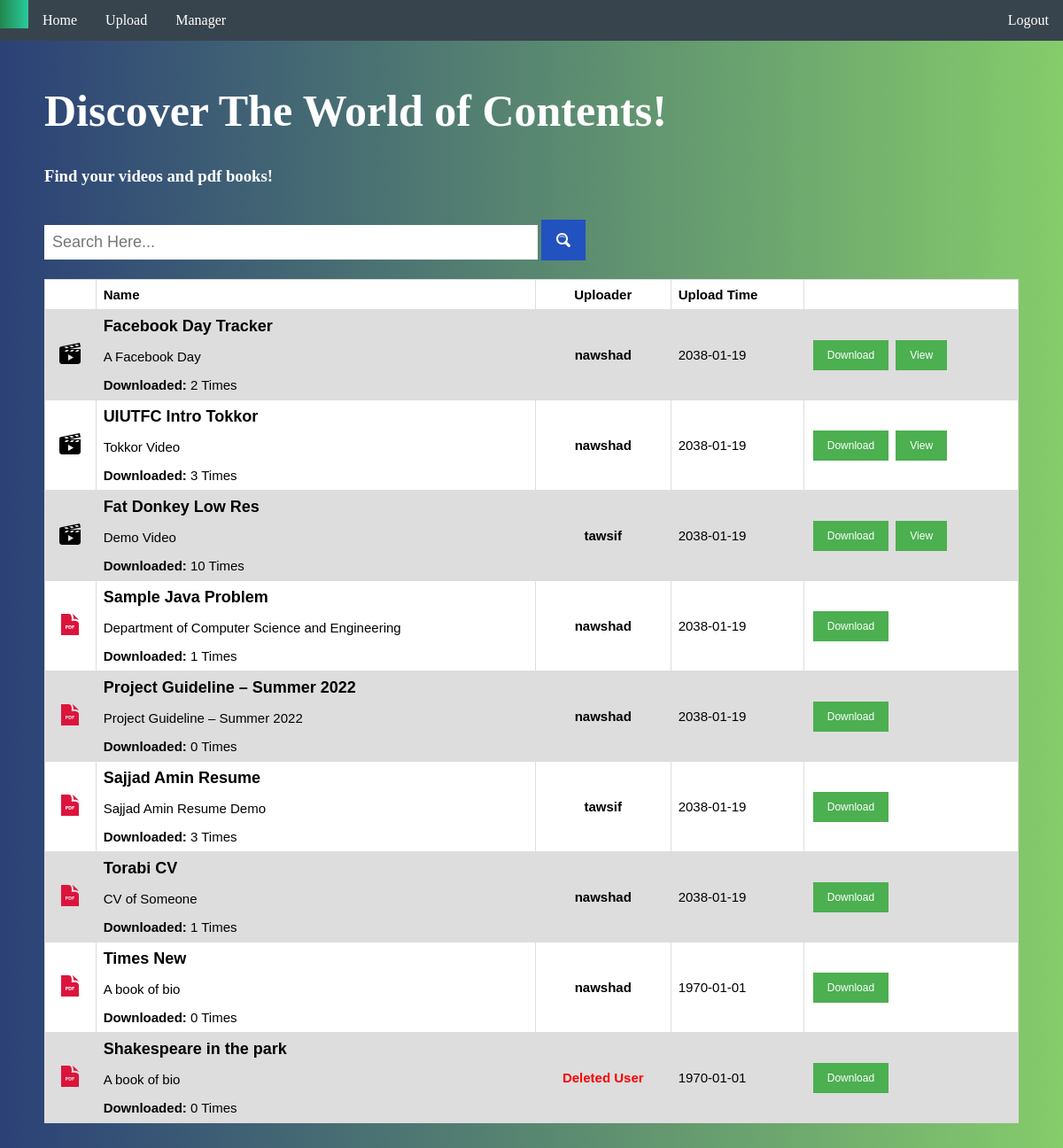
The app's page /discover.php (signed in), older data.
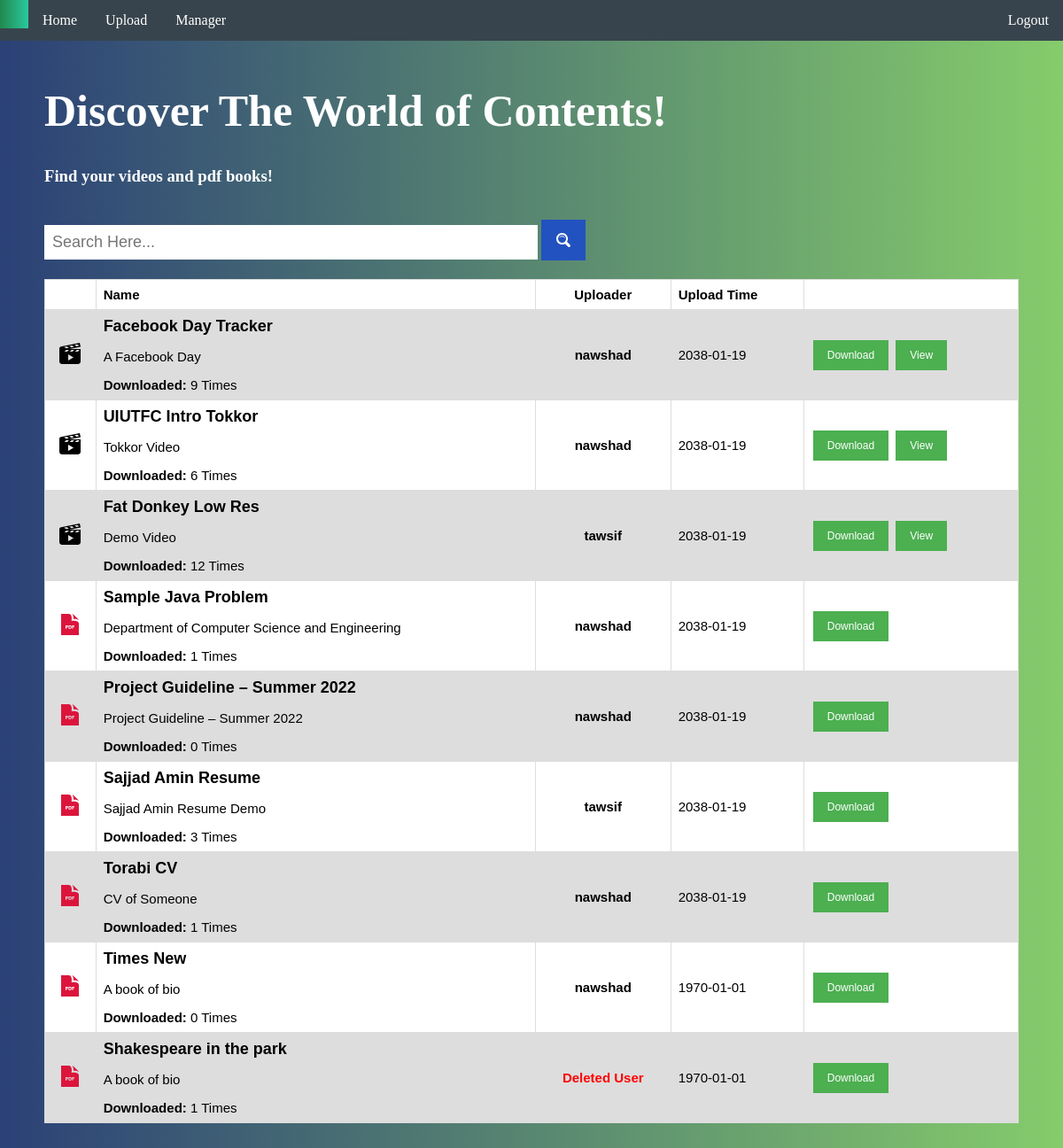
The same page, newer data.
### tables this page shows
CREATE TABLE `contents` (
  `id` int(255) NOT NULL AUTO_INCREMENT,
  `name` varchar(1000) NOT NULL,
  `description` varchar(1000) NOT NULL,
  `uploaderID` int(255) NOT NULL,
  `filename` varchar(1000) NOT NULL,
  `filetype` varchar(20) NOT NULL,
  `time` int(255) NOT NULL,
  `counter` int(255) NOT NULL,
  PRIMARY KEY (`id`)
);

CREATE TABLE `users` (
  `id` int(10) unsigned NOT NULL AUTO_INCREMENT,
  `email` varchar(30) NOT NULL,
  `password` varchar(20) NOT NULL,
  `username` varchar(30) NOT NULL,
  `client_uni_name` varchar(30) NOT NULL,
  `current_point` int(11) DEFAULT 25,
  `client_sub_status` tinyint(1) NOT NULL DEFAULT 0,
  `adminprivilege` varchar(255) NOT NULL,
  PRIMARY KEY (`id`),
  UNIQUE KEY `client_username` (`username`),
  UNIQUE KEY `client_username_2` (`username`)
);

### discover.php (the view, shortened to what this page needs)
<?php
	include("controller/connect_db.php");
?>
<!DOCTYPE html>
<html>
    <head>
		<link rel="stylesheet" type="text/css" href="css/Clientstyle.css"/>
		<link rel="stylesheet" type="text/css" href="css/aurna-lightbox.css"/>
    </head>
    <body>
		<ul>
			<li style='background: linear-gradient(to left,#2aca9d, #21884e);'>
				<a href="javascript:void(0);">
				</a>
			</li>
			<li><a href="index.php">Home</a></li>
			<li class="dropdown">
				<a href="javascript:void(0)" class="dropbtn">Upload</a>
			</li>
			<li class="dropdown">
			<a href="javascript:void(0)" class="dropbtn">Manager</a>
			</li>
			<li style="float:right"><a class="active" href="logout.php">Logout</a></li>
		</ul>
		<div class="maincont">
			<h1 style="font-size: 50px;">Discover The World of Contents!</h1>
			<h3>Find your videos and pdf books!</h3>
			<input type="text" id="queryInput" onkeypress="return fireentersearch(event)" placeholder="Search Here..."/>
			<button onclick="searchAjax()" id="queryGo"></button>
			<table id="dataTable">
			  <tr>
				<th></th>
				<th>Name</th>
				<th style="font-weight:bold; text-align:center;">Uploader</th>
				<th>Upload Time</th>
				<th></th>
			  </tr>
			  <?php
				mysqli_set_charset($con, "utf8");
				$sql        = "SELECT * FROM `contents` order by id desc limit 50";
				$result		= mysqli_query($con, $sql);
				if(!$result){
					echo mysqli_error($con);
				}
				else{
					while($rows=mysqli_fetch_array($result)){
				?>
					<tr>
						<td style="font-weight:bold; text-align:center;color:red;">
						</td>
						<td>
							<span style="font-size:18px; font-weight: bold;"><?php echo $rows['name']?></span></br>
							<p><?php echo $rows['description']?></p>
							<b>Downloaded:</b> <?php echo $rows['counter']?> Times
						</td>
				<?php
						$ambid = $rows['uploaderID'];
						if($row=mysqli_fetch_array(mysqli_query($con, "SELECT username FROM `users` Where id=$ambid"), MYSQLI_ASSOC)){
				?>		<td style="font-weight:bold; text-align:center;"><?php echo $row['username']?></td>
				<?php
						}else{
							?>
						<td style="font-weight:bold; text-align:center;color:red;">Deleted User</td>
							<?php
						}
				?>		<td><?php echo date("Y-m-d", $rows['time']); ?></td>
						<td>
						<?php if($rows['filetype'] == "pdf"){ ?>
							<a class="button button2" href="views/file.php?content_id=<?php echo $rows['id']; ?>" download>Download</a>
						<?php
						}
						if($rows['filetype'] == "video"){ ?>
							<a class="button button2" href="views/file.php?content_id=<?php echo $rows['id']; ?>" download>Download</a>
							<a class="button button2" href="javascript:void(0)" onclick="aurnaIframe('views/preview.php?content_id=<?php echo $rows['id']; ?>')">View</a>
						<?php } ?>
						</td>
					</tr>
				<?php
					}
				}
				?>
			</table>
		</div>
    </body>
</html>

Row changes from the older to the newer data that the page shows:
changed contents "Facebook Day Tracker": counter "2" → "9"
changed contents "UIUTFC Intro Tokkor": counter "3" → "6"
changed contents "Fat Donkey Low Res": counter "10" → "12"
changed contents "Shakespeare in the park": counter "0" → "1"
